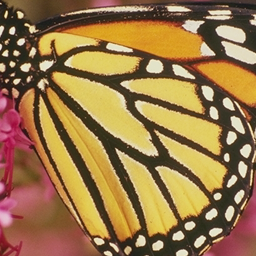
#> input picture liif/chosen_images/butterfly.png, 256 x 256 px, found by its file name
$ python crop_image.py
#> lines starting #> are read from the running program, lines starting #| are printed output that depends on the picture
from PIL import Image
import os


def crop_image(input_path, center_x, center_y, patch_size_x, patch_size_y, output_folder, tag):
    # Open the image
#> called with center_x = 128, center_y = 128, patch_size_x = 245, patch_size_y = 245, tag = '2-butterfly-x2-ciaosr'
    image = Image.open(input_path)
#> image is the input picture: PIL image 256x256 RGB; mean R, G, B 153, 119.2, 72.8

    # [8 lines of commented-out code are left out]
    left = center_x - patch_size_x // 2
    top = center_y - patch_size_y // 2
    right = left + patch_size_x
    bottom = top + patch_size_y

    # Crop the image
    cropped_image = image.crop((left, top, right, bottom))
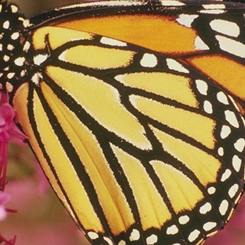
#> cropped_image: PIL image 245x245 RGB; mean R, G, B 155.5, 122.9, 73

    # Create the output folder if it doesn't exist
    if not os.path.exists(output_folder):
        os.makedirs(output_folder)

    # Save the cropped image with the given tag
    output_path = os.path.join(output_folder, f"{tag}.png")
    cropped_image.save(output_path)


if __name__ == "__main__":
    # Example usage:
    #input_path = "../../../mngo_datasets/load/div2k/DIV2K_valid_HR/epoch-img-0_pred.png"
    #input_path = "../../../mngo_datasets/load/benchmark/Urban100/HR/img004.png"
    scales = [2, 3, 4, 6, 8, 12, 18, 24, 30]
    tags = ["lsdir-1to4-edge-crop", "lsdir-1to4-traditional", "lsdir-1toMax-edge-crop", "lsdir-1toMax",
            "div2k-1toMax-edge-crop", "div2k-1toMax", "div2k-1to4-edge-crop", "div2k-1to4-traditional"]

    for scale in scales:
        for tag in tags:
            input_path = "test_images-x/test_images-x"+str(scale)+"/_test-chosen-" + \
                str(scale)+"_" + tag + "/epoch-img-28_pred.png"
            input_path = "test-images-ciaosr/chosen-x" + \
                str(scale) + "/butterfly.png"
            tag = "ciaosr"
            tag = "butterfly-x" + str(scale) + "-" + tag
            folder = "**merge-butterfly"
            # [4 lines of commented-out code are left out]
            center_x = 128
            center_y = 128
            patch_size_x = 245
            # 128  # 200 # 128 + 20 #128 #128 #256 # 512 # 512 #128 #256
            patch_size_y = patch_size_x
            # [4 lines of commented-out code are left out]
            output_folder = "test_images/compare_crops/" + folder

            crop_image(input_path, center_x, center_y, patch_size_x,
                       patch_size_y, output_folder, str(scale) + "-" + tag)
